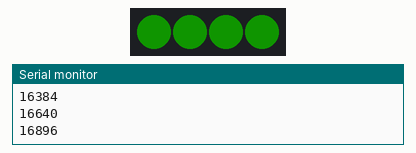
This sketch was run on a simulated Arduino Uno, built with avr-gcc and run on an emulated ATmega328P. Parts: 4 RGB LEDs in strip order, left to right, the last lines printed to the serial monitor. Dim RGB values are drawn brighter than linear; the strip is taken to match the declared colour order.

Above: at 0.37 s.
At 7.76 s:
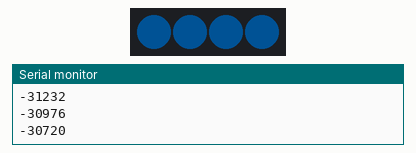
At 15.85 s:
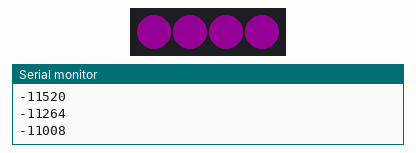
At 19.0 s:
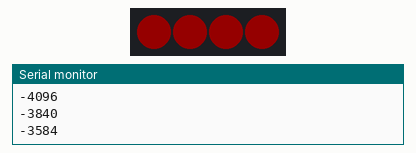
At 24.82 s:
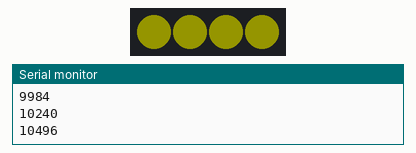
At 37.0 s:
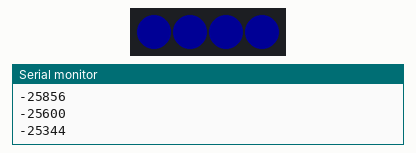
Timing chart, 0 to 40.0 s (numbered marks = the images above):
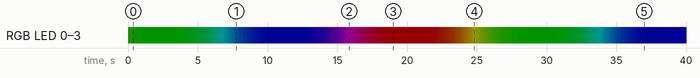

The sketch:

4LED.ino
```cpp
#include <Adafruit_NeoPixel.h>

#define PIN 4
// How many NeoPixels are attached to the Arduino?
#define NUMPIXELS 4

Adafruit_NeoPixel pixels = Adafruit_NeoPixel(NUMPIXELS, PIN, NEO_RGB + NEO_KHZ800);

void setup()
{
 pixels.begin();
 pixels.setBrightness(20); // Set brightness
 Serial.begin(9600);
}

void loop()
{
 //rainbow(10);
 for(long firstPixelHue = 0; firstPixelHue < 5*65536; firstPixelHue += 256) {
  int pixelHue = firstPixelHue + (1 * 65536L / pixels.numPixels());
  pixels.setPixelColor(0, pixels.gamma32(pixels.ColorHSV(pixelHue)));
  pixels.setPixelColor(1, pixels.gamma32(pixels.ColorHSV(pixelHue)));
  pixels.setPixelColor(2, pixels.gamma32(pixels.ColorHSV(pixelHue)));
  pixels.setPixelColor(3, pixels.gamma32(pixels.ColorHSV(pixelHue)));
  pixels.show();
  delay(100);
  Serial.println(pixelHue);
 }
}


void rainbow(int wait) {
  for(long firstPixelHue = 0; firstPixelHue < 5*65536; firstPixelHue += 256) {
    for(int i=0; i<pixels.numPixels(); i++) {
      int pixelHue = firstPixelHue + (i * 65536L / pixels.numPixels());
      pixels.setPixelColor(i, pixels.gamma32(pixels.ColorHSV(pixelHue)));
    }
    pixels.show();
    delay(wait);
  }
}
```

Measured:
- by itself, RGB LED 0–3: off → RGB(3, 20, 0) at 0.01 s, → RGB(2, 20, 0) 0.21 s later, → RGB(1, 20, 0) 0.32 s later, → RGB(0, 20, 0) 0.42 s later, … (161 changes in this stretch)
